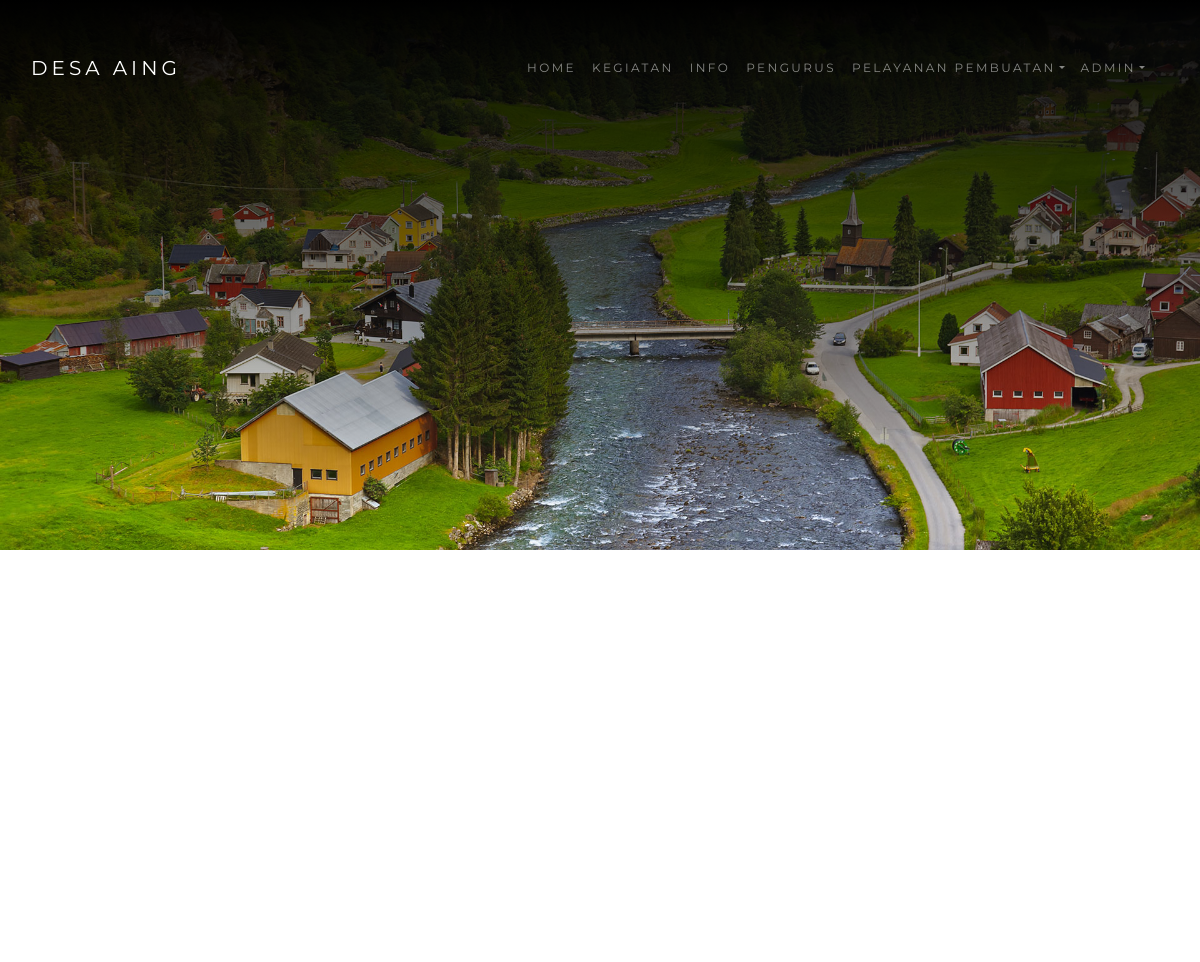
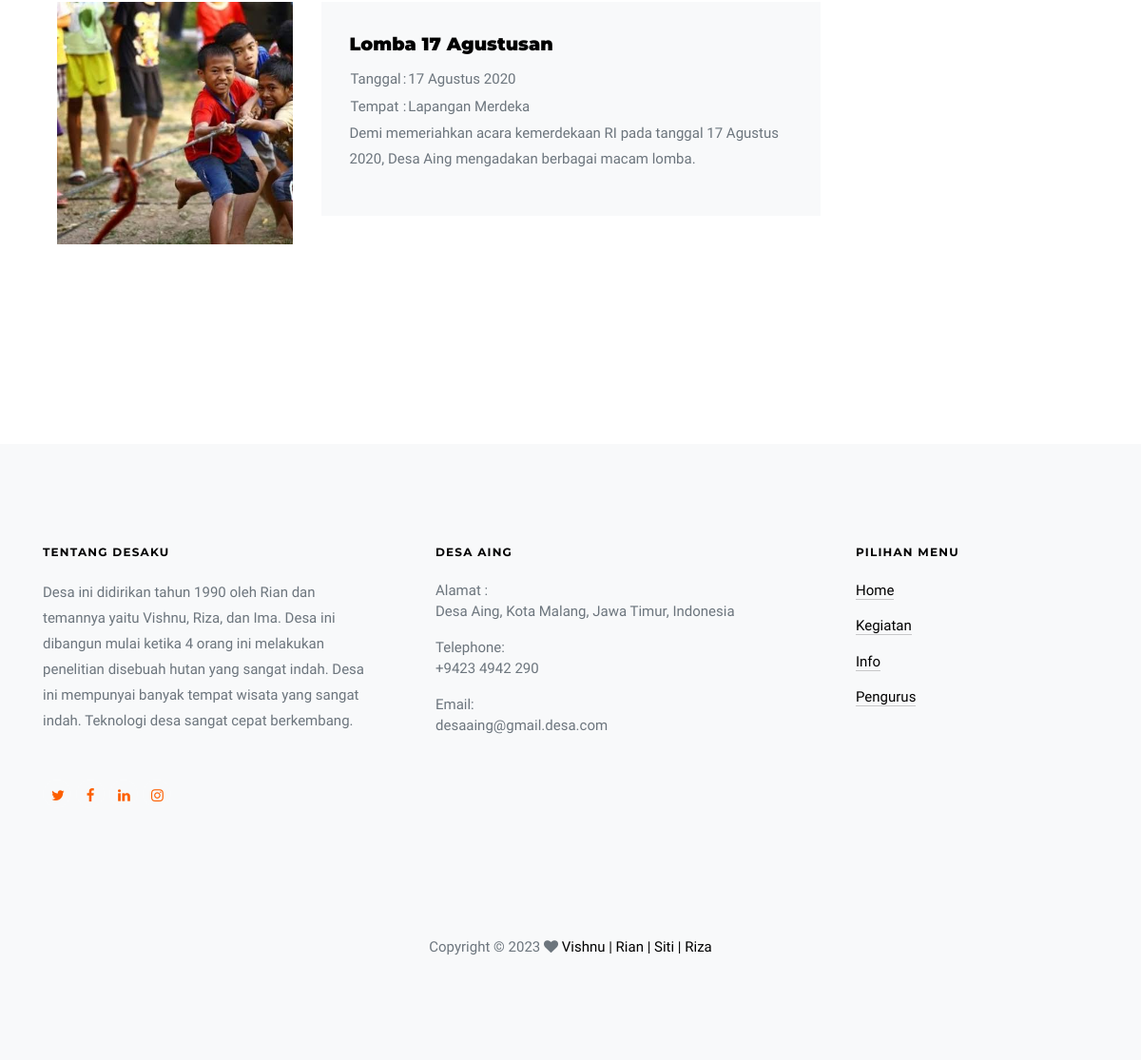
/?page=kegiatan, run on the app's committed database (2 pictures, top to bottom).
### tables this page shows
CREATE TABLE `kegiatan` (
  `id` int(11) NOT NULL,
  `judul` varchar(300) NOT NULL,
  `isi` text NOT NULL,
  `gambar` varchar(100) NOT NULL,
  `tanggal` date NOT NULL,
  `tempat` varchar(100) NOT NULL
);

### functions.php (called while the page is built, shortened)
<?php
$conn = mysqli_connect("localhost", "root", "", "ta_web");
function query($query)
{
    global $conn;
    $result = mysqli_query($conn, $query);
    $rows = [];
    while ($row = mysqli_fetch_assoc($result)) {
        $rows[] = $row;
    }
    return $rows;
}
function tgl_indo($tanggal)
{
    $bulan = array(
        1 =>   'Januari',
        'Februari',
        'Maret',
        'April',
        'Mei',
        'Juni',
        'Juli',
        'Agustus',
        'September',
        'Oktober',
        'November',
        'Desember'
    );
    $pecahkan = explode('-', $tanggal);
    return $pecahkan[2] . ' ' . $bulan[(int) $pecahkan[1]] . ' ' . $pecahkan[0];
}

### kegiatan.php (the view, shortened to what this page needs)
<?php
require 'functions.php';
$kegiatan = query("SELECT * FROM kegiatan");
?>
<!DOCTYPE html>
<html lang="en">
<head>
</head>
<body>
  <div class="inner-page">
    <div class="slider-item" style="background-image: url('images/bg2.jpg');">
      <div class="container">
        <div class="row slider-text align-items-center justify-content-center">
        </div>
      </div>
    </div>
  </div>
  <section class="section">
    <div class="container">
      <?php foreach ($kegiatan as $row) : ?>
        <section class="section">
          <div class="container">
            <div class="row align-items-stretch">
              <div class="col-lg-3 order-lg-1">
                <div class="h-100">
                  <div class="frame h-100">
                    <div class="feature-img-bg h-100" style="background-image: url('img/<?= $row["gambar"] ?>');"></div>
                  </div>
                </div>
              </div>
              <div class="col-md-9 col-lg-6 feature-1-wrap d-md-flex flex-md-column order-lg-1">
                <div class="feature-1 d-md-flex">
                  <div class="align-self-center">
                    <h3><?= $row["judul"] ?></h3>
                    <table>
                      <tr>
                        <td>Tanggal</td>
                        <td> : </td>
                        <td><?= tgl_indo($row["tanggal"]) ?></td>
                      </tr>
                      <tr>
                        <td>Tempat</td>
                        <td> : </td>
                        <td><?= $row["tempat"] ?></td>
                      </tr>
                    </table>
                    <p><?= $row["isi"] ?></p>
                  </div>
                </div>
              </div>
            </div>
          </div>
        </section>
      <?php endforeach; ?>
  </section>
</body>
</html>

### data on the page
kegiatan: gambar (picture), judul "Lomba 17 Agustusan", tanggal "17 Agustus 2020", tempat "Lapangan Merdeka", isi "Demi memeriahkan acara kemerdekaan RI pada tanggal 17 Agustus 2020, Desa Aing mengadakan berbagai macam lomba."
